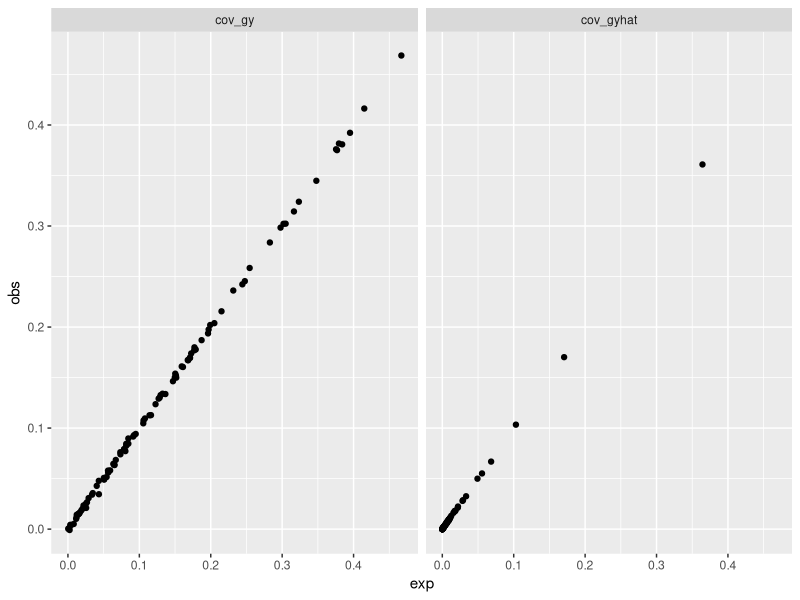
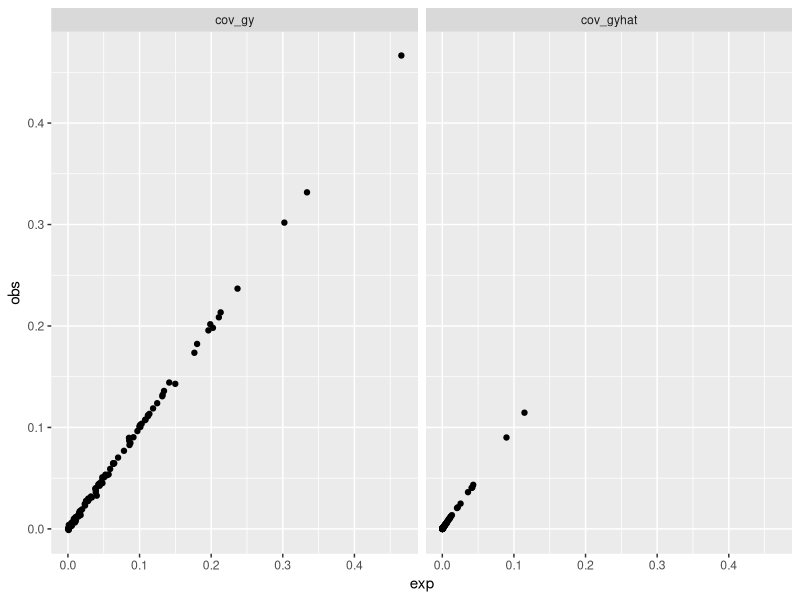
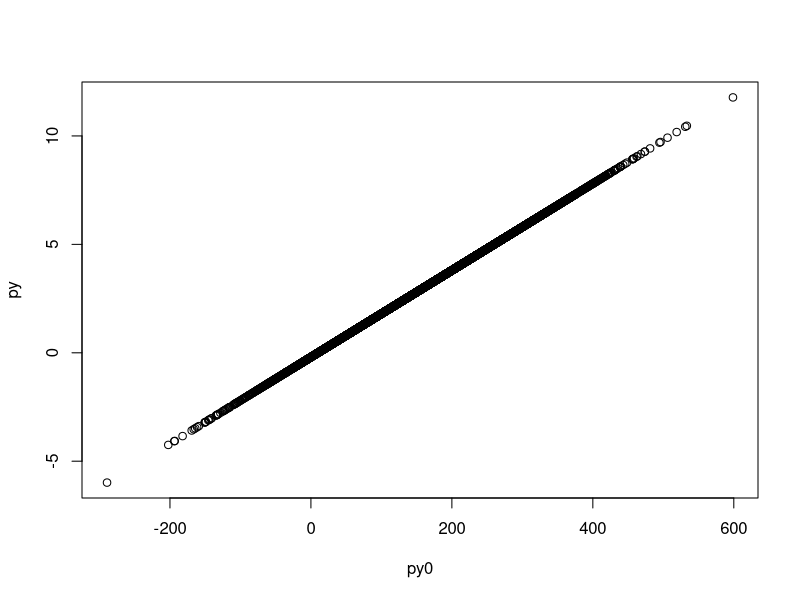
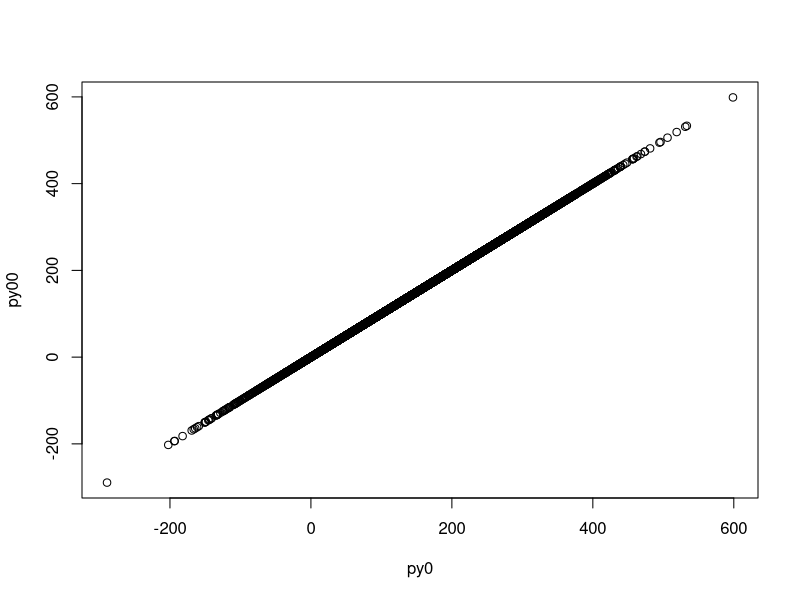
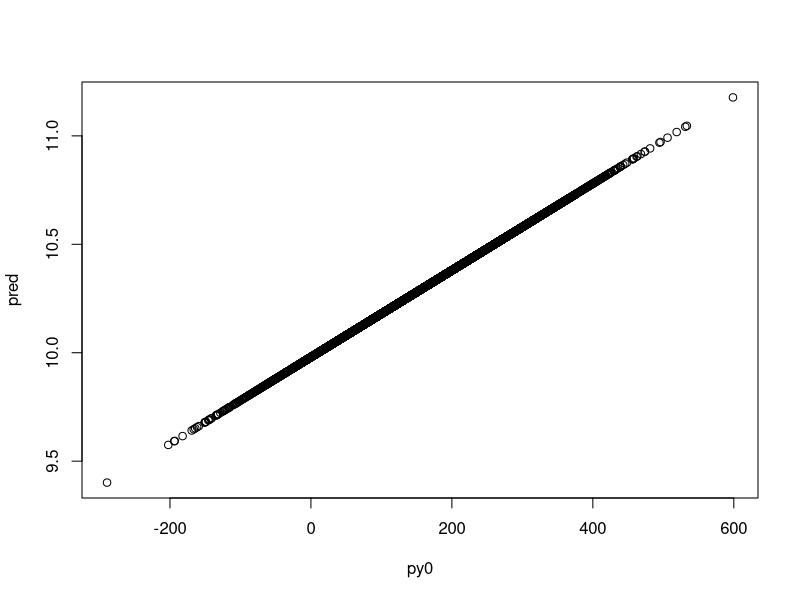

Recreate these plots in R, in order.
nsim <- 100

c_gy <- array(0, nsim)
c_gyhat <- array(0, nsim)
c_gy_exp <- array(0, nsim)
c_gyhat_exp <- array(0, nsim)

c_gy0 <- array(0, nsim)
c_gy0hat <- array(0, nsim)
c_gy0_exp <- array(0, nsim)
c_gy0hat_exp <- array(0, nsim)


n <- 100000

for(i in 1:nsim)
{
	message(i)
	g <- rbinom(n, 2, 0.5)

	a_g <- runif(1)
	b_g <- runif(1)
	e_g <- runif(1)

	a_m <- runif(1)
	b_m <- runif(1)
	e_m <- runif(1)*10

	a_x <- runif(1)
	b_x <- runif(1)
	e_x <- runif(1)

	a_n <- runif(1)
	b_n <- runif(1)
	e_n <- runif(1)

	x <- a_g + b_g * g + rnorm(n, sd=sqrt(e_g))
	x0 <- a_m + b_m * x + rnorm(n, sd=sqrt(e_m))
	y <- a_x + b_x * x + rnorm(n, sd=sqrt(e_x))
	y0 <- a_n + b_n * y + rnorm(n, sd=sqrt(e_n))
	yhat <- fitted.values(lm(y ~ x0))

	c_gy[i] <- cov(g, y)
	c_gy_exp[i] <- b_x * b_g * var(g)

	c_gyhat[i] <- cov(g, yhat)
	c_gyhat_exp[i] <- b_x * b_g * var(g) * b_m^2 * var(x) / (b_m^2 * var(x) + e_m)


	y0hat <- fitted.values(lm(y0 ~ x0))

	c_gy0[i] <- cov(g, y0)
	c_gy0_exp[i] <- b_n * b_x * b_g * var(g)

	c_gy0hat[i] <- cov(g, y0hat)
	c_gy0hat_exp[i] <- b_n * b_x * b_g * var(g) * b_m^2 * var(x) / (b_m^2 * var(x) + e_m)

}


dat <- rbind(
	data.frame(obs=c_gy, exp=c_gy_exp, what="cov_gy"),
	data.frame(obs=c_gyhat, exp=c_gyhat_exp, what="cov_gyhat")
)

dat0 <- rbind(
	data.frame(obs=c_gy0, exp=c_gy0_exp, what="cov_gy"),
	data.frame(obs=c_gy0hat, exp=c_gy0hat_exp, what="cov_gyhat")
)

library(ggplot2)

ggplot(dat, aes(x=exp, y=obs)) +
geom_point() +
facet_grid(. ~ what)

ggplot(dat0, aes(x=exp, y=obs)) +
geom_point() +
facet_grid(. ~ what)

lm(obs ~ exp, dat)
lm(obs ~ exp, dat0)


##

n <- 10000
x <- rnorm(n)

bm <- 0.5
am <- 5
em <- rnorm(n) / 5
em <- rep(0, n)

bx <- 2
ax <- 3
ex <- rnorm(n)

bn <- 50
an <- 10
en <- rnorm(n)/10

x0 <- am + bm * x + em
y <- ax + bx * x + ex
y0 <- an + bn * y + en

py <- fitted.values(lm(y ~ x))
py0 <- fitted.values(lm(y0 ~ x))
py00 <- fitted.values(lm(y0 ~ x0))

plot(py ~ py0)
plot(py00 ~ py0)

summary(lm(py0 ~ py00))
summary(lm(py0 ~ py))

cov(py0, py00)
bx^2 * bn^2 * bm * var(x)

lm(y ~ x)
lm(y0 ~ x)

var(py0)
var(py00)

pred <- 10 + 0.1 * (3 + 2 * x)

plot(pred ~ py0)

x <- rnorm(n)
e <- rnorm(n)/2
b <- 10
x0 <- 3 + b * x + e

cov(x, x0)
b * var(x)



n <- 1000
u <- rnorm(n)
a <- u + rnorm(n)
b <- u + rnorm(n)
summary(lm(a ~ b + u))



